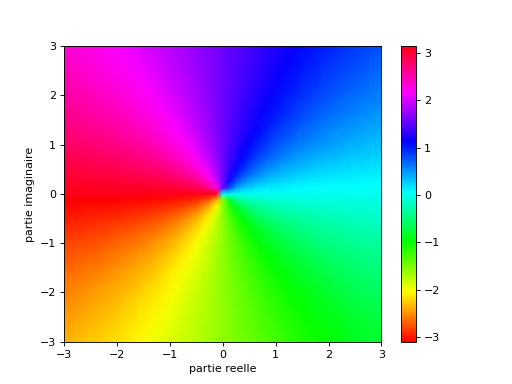

The script that drew this image:
import numpy as np
import matplotlib.pyplot as plt

x = np.linspace(-3, 3, 51)
y = np.linspace(-3, 3, 51)
X, Y = np.meshgrid(x, y)

C = np.angle(X + 1j *Y) 

plt.pcolormesh(X, Y, C, shading="gouraud",  cmap=plt.cm.hsv)
plt.colorbar()
plt.xlabel("partie reelle")
plt.ylabel("partie imaginaire")

plt.show()
